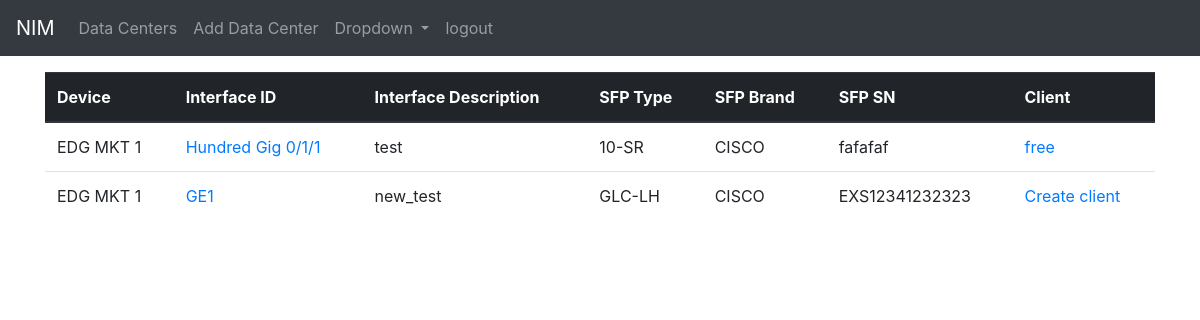
The page /dc_app/devices/interfaces/ (signed in) on the database its author committed.
### dc_app/models.py (models this page shows, shortened)
class Interface(models.Model):
    device = models.ForeignKey(Device, on_delete=models.CASCADE, related_name='interface')
    interface_id = models.CharField(max_length=200)
    interface_description = models.CharField(max_length=200)
    sfp_type = models.CharField(max_length=100, null=True, blank=True)
    sfp_brand = models.CharField(max_length=50, null=True, blank=True)
    sfp_sn = models.CharField(max_length=50, null=True, blank=True)
    has_client = models.BooleanField(null=True)

class Device(models.Model):
    hostname = models.CharField(max_length = 30)
    management_ip = models.CharField(max_length = 20)
    datacenter_location = models.ForeignKey(Data_center, on_delete=models.CASCADE, related_name='device')
    remote_access = models.CharField(max_length=30)
    device_os = models.CharField(max_length = 30)
    slug = models.SlugField(default="", blank = True ,null=False, db_index=True)

class Client(models.Model):
    interface = models.OneToOneField(Interface, on_delete=models.CASCADE, related_name='client')
    sr_number = models.CharField(max_length=100)
    client_name = models.CharField(max_length=100)
    subscription = models.CharField(max_length=100)
    vlan = models.CharField(max_length=100, null=True, blank=True)
    bandwidth = models.CharField(max_length=100, null=True, blank=True)
    ip_block = models.CharField(max_length=100, null=True, blank=True)

### dc_app/views.py (the view)
# urls.py: path("devices/interfaces/", views.AllInterfacesView.as_view(), name="all_interfaces"),
class AllInterfacesView(ListView):
    template_name = "dc_app/all_interfaces.html"
    model = Interface
    context_object_name = "all_interfaces"

### dc_app/templates/dc_app/all_interfaces.html (shortened to what this page needs)
{% extends "base.html" %}
{% block body_block %}
{% if user.is_authenticated %}
<div class="container">
    <table class="table">
  <thead class="thead-dark">
    <tr>
        <th scope="col">Device</th>
      <th scope="col">Interface ID</th>
      <th scope="col">Interface Description</th>
      <th scope="col">SFP Type</th>
        <th scope="col">SFP Brand</th>
        <th scope="col">SFP SN</th>
         <th scope="col">Client</th>
    </tr>
  </thead>
        <tbody>
        {% for interface in all_interfaces %}
    <tr>
        <td>{{interface.device.hostname}}</td>
        {% if not interface.has_client %}
          <td><a href="">{{interface.interface_id}}</a></td>
          <td>{{interface.interface_description}}</td>
          <td>{{interface.sfp_type}}</td>
            <td>{{interface.sfp_brand}}</td>
           <td>{{interface.sfp_sn}}</td>
            <td><a href="{% url 'client_form' interface.id %}">Create client</a></td>
        {% else %}
        <td><a href="">{{interface.interface_id}}</a></td>
          <td>{{interface.interface_description}}</td>
          <td>{{interface.sfp_type}}</td>
            <td>{{interface.sfp_brand}}</td>
           <td>{{interface.sfp_sn}}</td>
        <td><a href="{% url 'client_detail' interface.id %}">{{interface.client.client_name}}</a></td>
        {% endif %}
    </tr>
  {% endfor %}
  </tbody>
</table>
    </div>
{% endif %}
{% endblock %}

### dc_app/static/dc_app/styles.css (style rules this page uses)
body { background-color: #e7e7e7; }

### rows shown on the page
Interface: device.hostname "EDG MKT 1", interface_id "Hundred Gig 0/1/1", interface_description "test", sfp_type "10-SR", sfp_brand "CISCO", sfp_sn "fafafaf", client.client_name "free"
Interface: device.hostname "EDG MKT 1", interface_id "GE1", interface_description "new_test", sfp_type "GLC-LH", sfp_brand "CISCO", sfp_sn "EXS12341232323"
